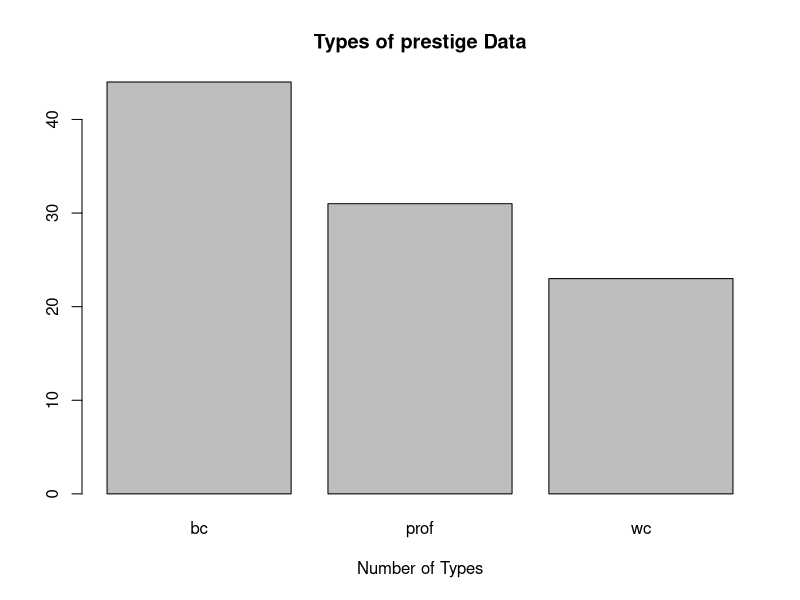
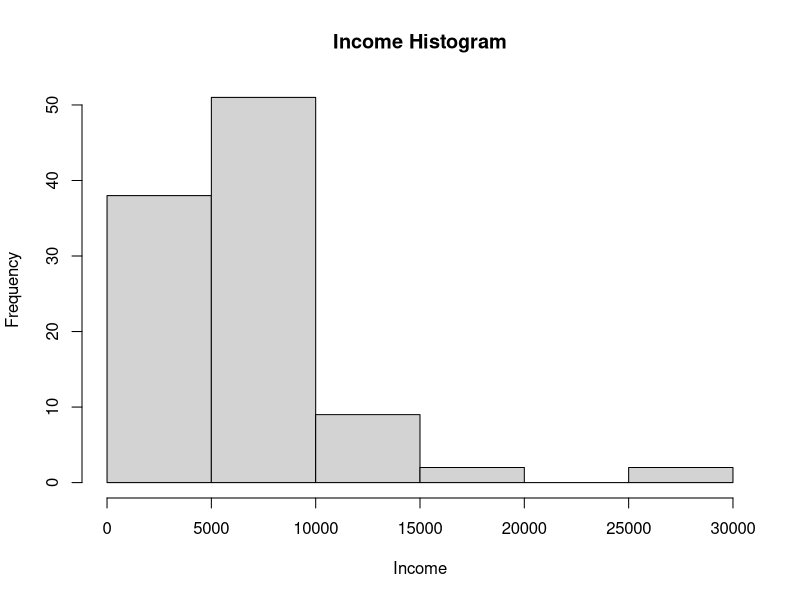
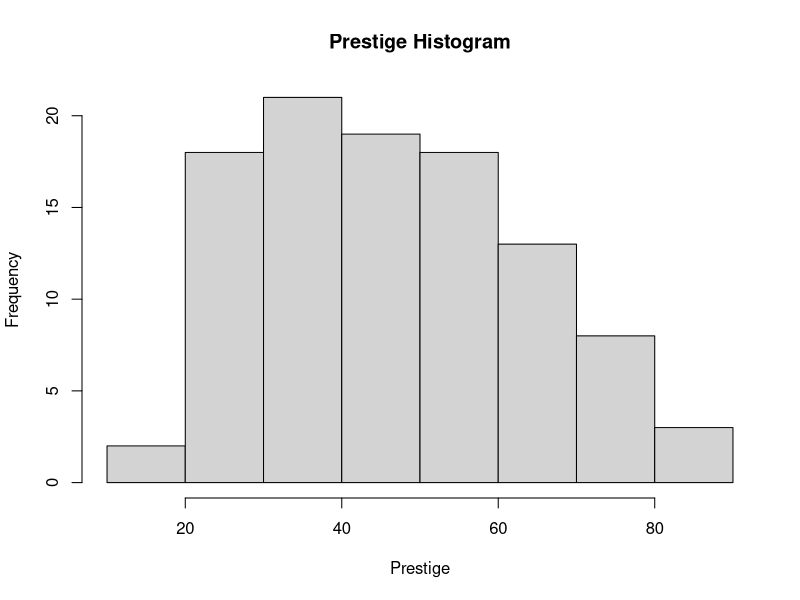
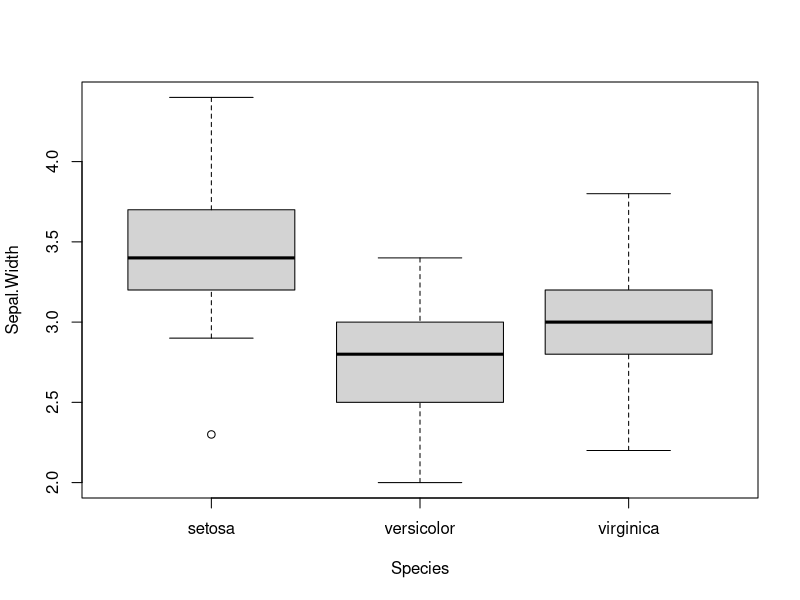
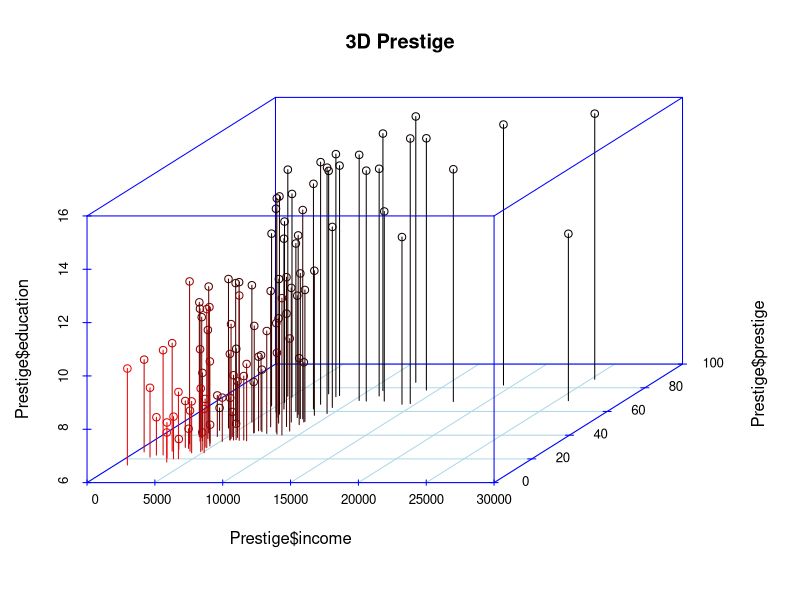

These figures' R source, in order:
## ---- chunk 1
require(car)
## ---- chunk 2
counts <- table(Prestige$type)
barplot(counts, main="Types of prestige Data", xlab="Number of Types")
## ---- chunk 3
hist(Prestige$income, main = "Income Histogram", xlab="Income")
## ---- chunk 4
hist(Prestige$prestige, main = "Prestige Histogram", xlab="Prestige")
## ---- chunk 5
boxplot(Sepal.Width ~ Species, data=iris)
## ---- chunk 6
require(scatterplot3d)
scatterplot3d(x = Prestige$income, y = Prestige$prestige, z = Prestige$education, highlight.3d=TRUE,
          col.axis="blue", col.grid="lightblue",
          pch=1, main="3D Prestige", type="h")
